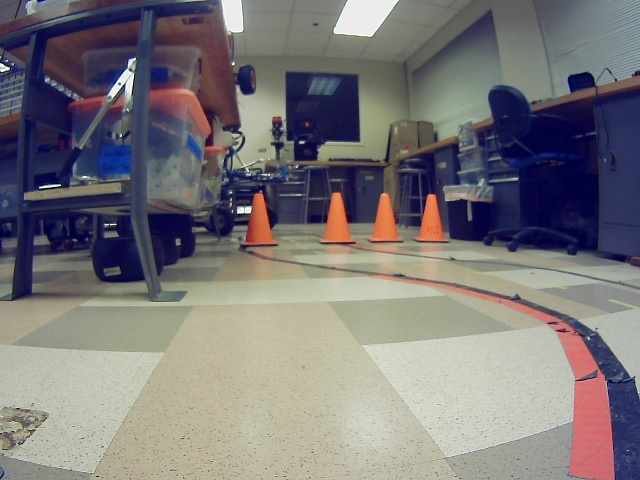
#> input picture cone_detection/data/training/image0.jpg, 640 x 480 px; its folder holds 4 pictures in this run
$ python draw_training_set.py
#> lines starting #> are read from the running program, lines starting #| are printed output that depends on the picture
import os, cv2
from roipoly import RoiPoly
from roipoly import MultiRoi
from matplotlib import pyplot as plt
import numpy as np

if __name__ == '__main__':

    # read the training images
    folder = 'data/training'
    filename = '0001.jpg'

    categories = ['cone_orange', 'not_cone_orange']
    cone_orange_pixels = []
    not_cone_orange_pixels = []


    fig, axs = plt.subplots(2, 4, figsize=(9, 3))

    count = 0
    for filename in os.listdir(folder):
      if filename.endswith(".jpg"):
        img = cv2.imread(os.path.join(folder,filename))
#> img is the input picture: shape (480, 640, 3); mean B, G, R 120.6, 118.9, 122.5
        if count < 8:
            axs[count//4,count%4].imshow(img)
        count += 1

    plt.show(block=True)
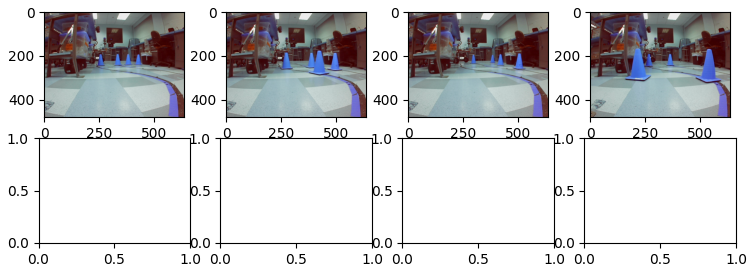
#> figure drawn by matplotlib, 4 panels; B, G, R data is drawn as R, G, B
